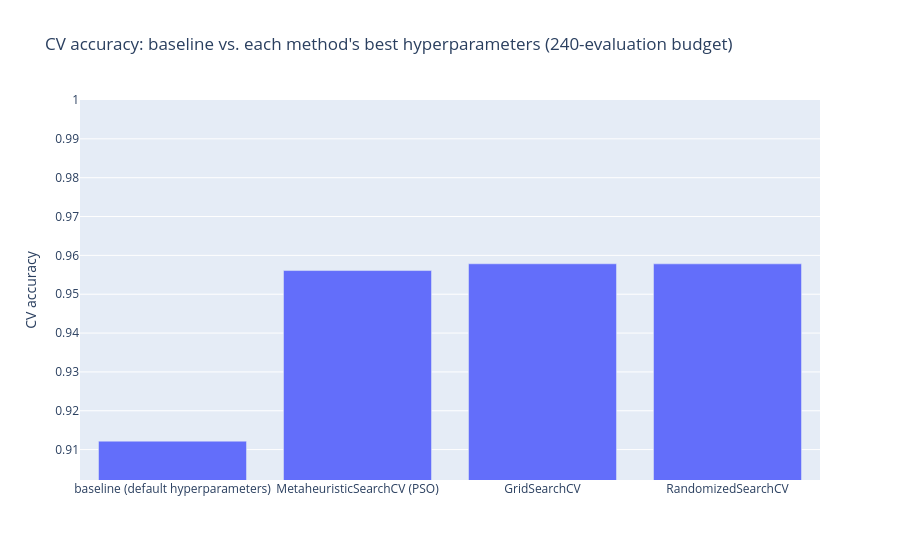

Notebook source saved alongside this figure:
### Code cell
fig = go.Figure(go.Bar(
    x=['baseline (default hyperparameters)'] + list(results_df.index),
    y=[baseline_accuracy] + list(results_df['cv_accuracy']),
))
fig.update_layout(
    title=f'CV accuracy: baseline vs. each method\'s best hyperparameters ({BUDGET}-evaluation budget)',
    yaxis_title='CV accuracy',
    yaxis_range=[min(results_df['cv_accuracy'].min(), baseline_accuracy) - 0.01, 1.0],
)
fig.show()

### Figure 1 — Plotly figure (JSON) as saved in the notebook; plotly's stock layout.template omitted (floating-point values rounded to 4 significant figures)
{"data": [{"type": "bar", "x": ["baseline (default hyperparameters)", "MetaheuristicSearchCV (PSO)", "GridSearchCV", "RandomizedSearchCV"], "y": [0.9122, 0.9561, 0.9578, 0.9578]}], "layout": {"title": {"text": "CV accuracy: baseline vs. each method's best hyperparameters (240-evaluation budget)"}, "yaxis": {"range": [0.9022, 1.0], "title": {"text": "CV accuracy"}}}}
